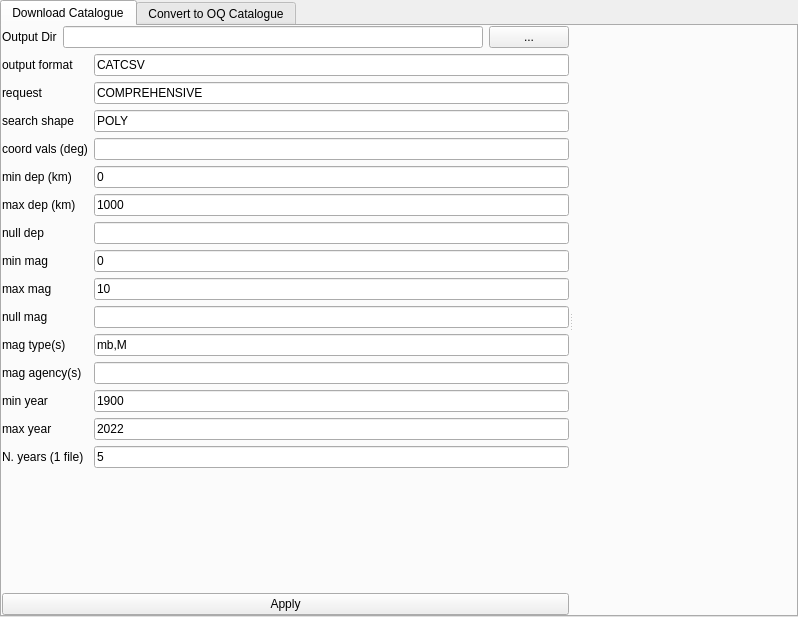
<?xml version="1.0" encoding="UTF-8"?>
<ui version="4.0">
 <class>download_isc</class>
 <widget class="QWidget" name="download_isc">
  <property name="geometry">
   <rect>
    <x>0</x>
    <y>0</y>
    <width>798</width>
    <height>617</height>
   </rect>
  </property>
  <property name="windowTitle">
   <string>Form</string>
  </property>
  <layout class="QVBoxLayout" name="verticalLayout">
   <property name="leftMargin">
    <number>0</number>
   </property>
   <property name="topMargin">
    <number>0</number>
   </property>
   <property name="rightMargin">
    <number>0</number>
   </property>
   <property name="bottomMargin">
    <number>0</number>
   </property>
   <item>
    <widget class="QTabWidget" name="tabWidget">
     <property name="currentIndex">
      <number>0</number>
     </property>
     <widget class="QWidget" name="tab">
      <attribute name="title">
       <string>Download Catalogue</string>
      </attribute>
      <layout class="QVBoxLayout" name="verticalLayout_3">
       <property name="leftMargin">
        <number>0</number>
       </property>
       <property name="topMargin">
        <number>0</number>
       </property>
       <property name="rightMargin">
        <number>0</number>
       </property>
       <property name="bottomMargin">
        <number>0</number>
       </property>
       <item>
        <widget class="QSplitter" name="splitter">
         <property name="orientation">
          <enum>Qt::Horizontal</enum>
         </property>
         <widget class="QWidget" name="">
          <layout class="QVBoxLayout" name="verticalLayout_2">
           <item>
            <layout class="QHBoxLayout" name="horizontalLayout">
             <item>
              <widget class="QLabel" name="label_16">
               <property name="text">
                <string>Output Dir</string>
               </property>
              </widget>
             </item>
             <item>
              <widget class="QLineEdit" name="txt_dir"/>
             </item>
             <item>
              <widget class="QPushButton" name="btn_dir">
               <property name="text">
                <string>...</string>
               </property>
              </widget>
             </item>
            </layout>
           </item>
           <item>
            <layout class="QFormLayout" name="formLayout">
             <item row="0" column="0">
              <widget class="QLabel" name="label">
               <property name="text">
                <string>output format</string>
               </property>
              </widget>
             </item>
             <item row="0" column="1">
              <widget class="QLineEdit" name="txt_outfmt">
               <property name="text">
                <string>CATCSV</string>
               </property>
               <property name="readOnly">
                <bool>true</bool>
               </property>
              </widget>
             </item>
             <item row="1" column="0">
              <widget class="QLabel" name="label_2">
               <property name="text">
                <string>request</string>
               </property>
              </widget>
             </item>
             <item row="1" column="1">
              <widget class="QLineEdit" name="txt_request">
               <property name="text">
                <string>COMPREHENSIVE</string>
               </property>
              </widget>
             </item>
             <item row="2" column="0">
              <widget class="QLabel" name="label_3">
               <property name="text">
                <string>search shape</string>
               </property>
              </widget>
             </item>
             <item row="2" column="1">
              <widget class="QLineEdit" name="txt_shape">
               <property name="text">
                <string>POLY</string>
               </property>
               <property name="readOnly">
                <bool>true</bool>
               </property>
              </widget>
             </item>
             <item row="3" column="0">
              <widget class="QLabel" name="label_4">
               <property name="text">
                <string>coord vals (deg)</string>
               </property>
              </widget>
             </item>
             <item row="3" column="1">
              <widget class="QLineEdit" name="txt_coords"/>
             </item>
             <item row="4" column="0">
              <widget class="QLabel" name="label_5">
               <property name="text">
                <string>min dep (km)</string>
               </property>
              </widget>
             </item>
             <item row="4" column="1">
              <widget class="QLineEdit" name="txt_min_dep">
               <property name="text">
                <string>0</string>
               </property>
              </widget>
             </item>
             <item row="5" column="0">
              <widget class="QLabel" name="label_6">
               <property name="text">
                <string>max dep (km)</string>
               </property>
              </widget>
             </item>
             <item row="5" column="1">
              <widget class="QLineEdit" name="txt_max_dep">
               <property name="text">
                <string>1000</string>
               </property>
              </widget>
             </item>
             <item row="6" column="0">
              <widget class="QLabel" name="label_7">
               <property name="text">
                <string>null dep</string>
               </property>
              </widget>
             </item>
             <item row="6" column="1">
              <widget class="QLineEdit" name="txt_null_dep"/>
             </item>
             <item row="7" column="0">
              <widget class="QLabel" name="label_8">
               <property name="text">
                <string>min mag</string>
               </property>
              </widget>
             </item>
             <item row="7" column="1">
              <widget class="QLineEdit" name="txt_min_mag">
               <property name="text">
                <string>0</string>
               </property>
              </widget>
             </item>
             <item row="8" column="0">
              <widget class="QLabel" name="label_9">
               <property name="text">
                <string>max mag</string>
               </property>
              </widget>
             </item>
             <item row="8" column="1">
              <widget class="QLineEdit" name="txt_max_mag">
               <property name="text">
                <string>10</string>
               </property>
              </widget>
             </item>
             <item row="9" column="0">
              <widget class="QLabel" name="label_10">
               <property name="text">
                <string>null mag</string>
               </property>
              </widget>
             </item>
             <item row="9" column="1">
              <widget class="QLineEdit" name="txt_null_mag"/>
             </item>
             <item row="10" column="0">
              <widget class="QLabel" name="label_11">
               <property name="text">
                <string>mag type(s)</string>
               </property>
              </widget>
             </item>
             <item row="10" column="1">
              <widget class="QLineEdit" name="txt_mag_type">
               <property name="text">
                <string>mb,M</string>
               </property>
              </widget>
             </item>
             <item row="11" column="0">
              <widget class="QLabel" name="label_12">
               <property name="text">
                <string>mag agency(s)</string>
               </property>
              </widget>
             </item>
             <item row="11" column="1">
              <widget class="QLineEdit" name="txt_mag_ag">
               <property name="text">
                <string/>
               </property>
              </widget>
             </item>
             <item row="12" column="0">
              <widget class="QLabel" name="label_13">
               <property name="text">
                <string>min year</string>
               </property>
              </widget>
             </item>
             <item row="12" column="1">
              <widget class="QLineEdit" name="txt_min_year">
               <property name="text">
                <string>1900</string>
               </property>
              </widget>
             </item>
             <item row="13" column="0">
              <widget class="QLabel" name="label_14">
               <property name="text">
                <string>max year</string>
               </property>
              </widget>
             </item>
             <item row="13" column="1">
              <widget class="QLineEdit" name="txt_max_year">
               <property name="text">
                <string>2022</string>
               </property>
              </widget>
             </item>
             <item row="14" column="0">
              <widget class="QLabel" name="label_15">
               <property name="text">
                <string>N. years (1 file)</string>
               </property>
              </widget>
             </item>
             <item row="14" column="1">
              <widget class="QLineEdit" name="txt_n_years">
               <property name="text">
                <string>5</string>
               </property>
              </widget>
             </item>
            </layout>
           </item>
           <item>
            <widget class="QPushButton" name="btn_apply">
             <property name="text">
              <string>Apply</string>
             </property>
            </widget>
           </item>
          </layout>
         </widget>
         <widget class="MplCanvasMapWithToolbar" name="canvas_map" native="true"/>
        </widget>
       </item>
      </layout>
     </widget>
     <widget class="QWidget" name="tab_2">
      <attribute name="title">
       <string>Convert to OQ Catalogue</string>
      </attribute>
      <layout class="QVBoxLayout" name="verticalLayout_6">
       <property name="leftMargin">
        <number>0</number>
       </property>
       <property name="topMargin">
        <number>0</number>
       </property>
       <property name="rightMargin">
        <number>0</number>
       </property>
       <property name="bottomMargin">
        <number>0</number>
       </property>
       <item>
        <widget class="QSplitter" name="splitter_2">
         <property name="orientation">
          <enum>Qt::Horizontal</enum>
         </property>
         <widget class="QWidget" name="">
          <layout class="QVBoxLayout" name="verticalLayout_5">
           <item>
            <layout class="QHBoxLayout" name="horizontalLayout_3">
             <item>
              <widget class="QPushButton" name="btn_load_catalogues">
               <property name="text">
                <string>Load ISC Catalogues</string>
               </property>
              </widget>
             </item>
             <item>
              <widget class="QPushButton" name="btn_convert">
               <property name="text">
                <string>Convert</string>
               </property>
              </widget>
             </item>
             <item>
              <spacer name="horizontalSpacer_2">
               <property name="orientation">
                <enum>Qt::Horizontal</enum>
               </property>
               <property name="sizeHint" stdset="0">
                <size>
                 <width>40</width>
                 <height>20</height>
                </size>
               </property>
              </spacer>
             </item>
            </layout>
           </item>
           <item>
            <widget class="QListWidget" name="list_catalogues"/>
           </item>
          </layout>
         </widget>
         <widget class="QWidget" name="">
          <layout class="QVBoxLayout" name="verticalLayout_4">
           <item>
            <layout class="QHBoxLayout" name="horizontalLayout_2">
             <item>
              <widget class="QPushButton" name="btn_add_table_func">
               <property name="text">
                <string>+</string>
               </property>
              </widget>
             </item>
             <item>
              <widget class="QPushButton" name="btn_sub_table_func">
               <property name="text">
                <string>-</string>
               </property>
              </widget>
             </item>
             <item>
              <spacer name="horizontalSpacer">
               <property name="orientation">
                <enum>Qt::Horizontal</enum>
               </property>
               <property name="sizeHint" stdset="0">
                <size>
                 <width>40</width>
                 <height>20</height>
                </size>
               </property>
              </spacer>
             </item>
            </layout>
           </item>
           <item>
            <widget class="QTableWidget" name="table_func">
             <column>
              <property name="text">
               <string>Empirical Function</string>
              </property>
             </column>
             <column>
              <property name="text">
               <string>Magnitude Type(s)</string>
              </property>
             </column>
             <column>
              <property name="text">
               <string>Min. Magnitude</string>
              </property>
             </column>
             <column>
              <property name="text">
               <string>Max. Magnitude</string>
              </property>
             </column>
            </widget>
           </item>
          </layout>
         </widget>
        </widget>
       </item>
      </layout>
     </widget>
    </widget>
   </item>
  </layout>
 </widget>
 <customwidgets>
  <customwidget>
   <class>MplCanvasMapWithToolbar</class>
   <extends>QWidget</extends>
   <header>widgets.mplcanvas</header>
   <container>1</container>
   <slots>
    <slot>select_rectangle(bool)</slot>
    <slot>select_event(bool)</slot>
   </slots>
  </customwidget>
 </customwidgets>
 <resources/>
 <connections>
  <connection>
   <sender>btn_dir</sender>
   <signal>clicked()</signal>
   <receiver>download_isc</receiver>
   <slot>_on_btn_dir_clicked()</slot>
   <hints>
    <hint type="sourcelabel">
     <x>269</x>
     <y>65</y>
    </hint>
    <hint type="destinationlabel">
     <x>398</x>
     <y>308</y>
    </hint>
   </hints>
  </connection>
  <connection>
   <sender>btn_apply</sender>
   <signal>clicked()</signal>
   <receiver>download_isc</receiver>
   <slot>_on_btn_apply_clicked()</slot>
   <hints>
    <hint type="sourcelabel">
     <x>152</x>
     <y>597</y>
    </hint>
    <hint type="destinationlabel">
     <x>398</x>
     <y>308</y>
    </hint>
   </hints>
  </connection>
  <connection>
   <sender>table_func</sender>
   <signal>cellChanged(int,int)</signal>
   <receiver>download_isc</receiver>
   <slot>_table_func_onCellChanged(int,int)</slot>
   <hints>
    <hint type="sourcelabel">
     <x>560</x>
     <y>211</y>
    </hint>
    <hint type="destinationlabel">
     <x>398</x>
     <y>308</y>
    </hint>
   </hints>
  </connection>
  <connection>
   <sender>btn_load_catalogues</sender>
   <signal>clicked()</signal>
   <receiver>download_isc</receiver>
   <slot>_on_btn_load_catalogues_clicked()</slot>
   <hints>
    <hint type="sourcelabel">
     <x>158</x>
     <y>101</y>
    </hint>
    <hint type="destinationlabel">
     <x>398</x>
     <y>308</y>
    </hint>
   </hints>
  </connection>
  <connection>
   <sender>btn_convert</sender>
   <signal>clicked()</signal>
   <receiver>download_isc</receiver>
   <slot>_on_btn_convert_clicked()</slot>
   <hints>
    <hint type="sourcelabel">
     <x>139</x>
     <y>361</y>
    </hint>
    <hint type="destinationlabel">
     <x>398</x>
     <y>308</y>
    </hint>
   </hints>
  </connection>
  <connection>
   <sender>btn_add_table_func</sender>
   <signal>clicked()</signal>
   <receiver>download_isc</receiver>
   <slot>_on_btn_add_table_func_clicked()</slot>
   <hints>
    <hint type="sourcelabel">
     <x>458</x>
     <y>101</y>
    </hint>
    <hint type="destinationlabel">
     <x>398</x>
     <y>308</y>
    </hint>
   </hints>
  </connection>
  <connection>
   <sender>btn_sub_table_func</sender>
   <signal>clicked()</signal>
   <receiver>download_isc</receiver>
   <slot>_on_btn_sub_table_func_clicked()</slot>
   <hints>
    <hint type="sourcelabel">
     <x>508</x>
     <y>101</y>
    </hint>
    <hint type="destinationlabel">
     <x>398</x>
     <y>308</y>
    </hint>
   </hints>
  </connection>
 </connections>
 <slots>
  <slot>_on_btn_dir_clicked()</slot>
  <slot>_on_btn_apply_clicked()</slot>
  <slot>_table_func_onCellChanged(int,int)</slot>
  <slot>_on_btn_load_catalogues_clicked()</slot>
  <slot>_on_btn_convert_clicked()</slot>
  <slot>_on_btn_add_table_func_clicked()</slot>
  <slot>_on_btn_sub_table_func_clicked()</slot>
 </slots>
</ui>
